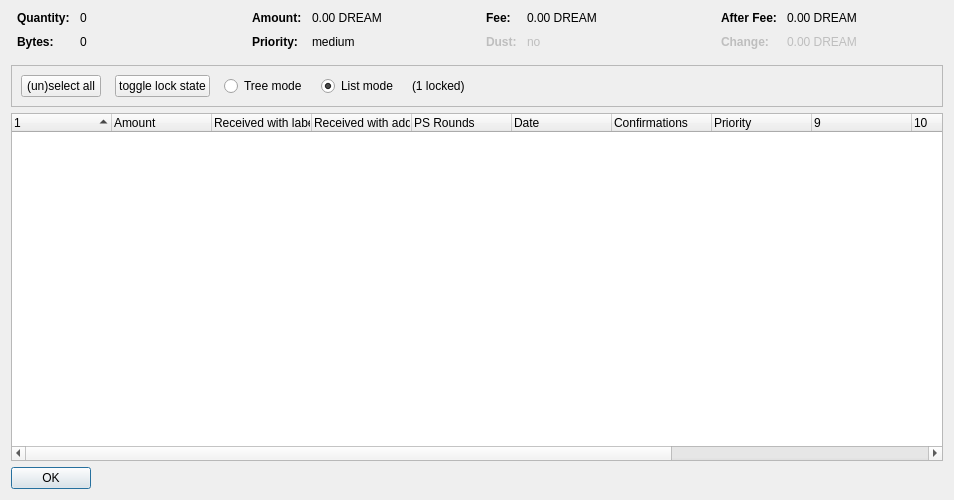
<?xml version="1.0" encoding="UTF-8"?>
<ui version="4.0">
 <class>CoinControlDialog</class>
 <widget class="QDialog" name="CoinControlDialog">
  <property name="geometry">
   <rect>
    <x>0</x>
    <y>0</y>
    <width>954</width>
    <height>500</height>
   </rect>
  </property>
  <property name="windowTitle">
   <string>Coin Selection</string>
  </property>
  <layout class="QVBoxLayout" name="verticalLayout">
   <item>
    <layout class="QHBoxLayout" name="horizontalLayoutTop" stretch="0,0,0,0">
     <property name="topMargin">
      <number>0</number>
     </property>
     <property name="bottomMargin">
      <number>10</number>
     </property>
     <item>
      <layout class="QFormLayout" name="formLayoutCoinControl1">
       <property name="horizontalSpacing">
        <number>10</number>
       </property>
       <property name="verticalSpacing">
        <number>10</number>
       </property>
       <property name="leftMargin">
        <number>6</number>
       </property>
       <property name="rightMargin">
        <number>6</number>
       </property>
       <item row="0" column="0">
        <widget class="QLabel" name="labelCoinControlQuantityText">
         <property name="font">
          <font>
           <weight>75</weight>
           <bold>true</bold>
          </font>
         </property>
         <property name="text">
          <string>Quantity:</string>
         </property>
        </widget>
       </item>
       <item row="0" column="1">
        <widget class="QLabel" name="labelCoinControlQuantity">
         <property name="cursor">
          <cursorShape>IBeamCursor</cursorShape>
         </property>
         <property name="contextMenuPolicy">
          <enum>Qt::ActionsContextMenu</enum>
         </property>
         <property name="text">
          <string notr="true">0</string>
         </property>
         <property name="textInteractionFlags">
          <set>Qt::LinksAccessibleByMouse|Qt::TextSelectableByKeyboard|Qt::TextSelectableByMouse</set>
         </property>
        </widget>
       </item>
       <item row="1" column="0">
        <widget class="QLabel" name="labelCoinControlBytesText">
         <property name="font">
          <font>
           <weight>75</weight>
           <bold>true</bold>
          </font>
         </property>
         <property name="text">
          <string>Bytes:</string>
         </property>
        </widget>
       </item>
       <item row="1" column="1">
        <widget class="QLabel" name="labelCoinControlBytes">
         <property name="cursor">
          <cursorShape>IBeamCursor</cursorShape>
         </property>
         <property name="contextMenuPolicy">
          <enum>Qt::ActionsContextMenu</enum>
         </property>
         <property name="text">
          <string notr="true">0</string>
         </property>
         <property name="textInteractionFlags">
          <set>Qt::LinksAccessibleByMouse|Qt::TextSelectableByKeyboard|Qt::TextSelectableByMouse</set>
         </property>
        </widget>
       </item>
      </layout>
     </item>
     <item>
      <layout class="QFormLayout" name="formLayoutCoinControl2">
       <property name="horizontalSpacing">
        <number>10</number>
       </property>
       <property name="verticalSpacing">
        <number>10</number>
       </property>
       <property name="leftMargin">
        <number>6</number>
       </property>
       <property name="rightMargin">
        <number>6</number>
       </property>
       <item row="0" column="0">
        <widget class="QLabel" name="labelCoinControlAmountText">
         <property name="font">
          <font>
           <weight>75</weight>
           <bold>true</bold>
          </font>
         </property>
         <property name="text">
          <string>Amount:</string>
         </property>
        </widget>
       </item>
       <item row="0" column="1">
        <widget class="QLabel" name="labelCoinControlAmount">
         <property name="cursor">
          <cursorShape>IBeamCursor</cursorShape>
         </property>
         <property name="contextMenuPolicy">
          <enum>Qt::ActionsContextMenu</enum>
         </property>
         <property name="text">
          <string notr="true">0.00 DREAM</string>
         </property>
         <property name="textInteractionFlags">
          <set>Qt::LinksAccessibleByMouse|Qt::TextSelectableByKeyboard|Qt::TextSelectableByMouse</set>
         </property>
        </widget>
       </item>
       <item row="1" column="0">
        <widget class="QLabel" name="labelCoinControlPriorityText">
         <property name="font">
          <font>
           <weight>75</weight>
           <bold>true</bold>
          </font>
         </property>
         <property name="text">
          <string>Priority:</string>
         </property>
        </widget>
       </item>
       <item row="1" column="1">
        <widget class="QLabel" name="labelCoinControlPriority">
         <property name="cursor">
          <cursorShape>IBeamCursor</cursorShape>
         </property>
         <property name="contextMenuPolicy">
          <enum>Qt::ActionsContextMenu</enum>
         </property>
         <property name="text">
          <string>medium</string>
         </property>
         <property name="textInteractionFlags">
          <set>Qt::LinksAccessibleByMouse|Qt::TextSelectableByKeyboard|Qt::TextSelectableByMouse</set>
         </property>
        </widget>
       </item>
      </layout>
     </item>
     <item>
      <layout class="QFormLayout" name="formLayoutCoinControl3">
       <property name="horizontalSpacing">
        <number>10</number>
       </property>
       <property name="verticalSpacing">
        <number>10</number>
       </property>
       <property name="leftMargin">
        <number>6</number>
       </property>
       <property name="rightMargin">
        <number>6</number>
       </property>
       <item row="0" column="0">
        <widget class="QLabel" name="labelCoinControlFeeText">
         <property name="font">
          <font>
           <weight>75</weight>
           <bold>true</bold>
          </font>
         </property>
         <property name="text">
          <string>Fee:</string>
         </property>
        </widget>
       </item>
       <item row="0" column="1">
        <widget class="QLabel" name="labelCoinControlFee">
         <property name="cursor">
          <cursorShape>IBeamCursor</cursorShape>
         </property>
         <property name="contextMenuPolicy">
          <enum>Qt::ActionsContextMenu</enum>
         </property>
         <property name="text">
          <string notr="true">0.00 DREAM</string>
         </property>
         <property name="textInteractionFlags">
          <set>Qt::LinksAccessibleByMouse|Qt::TextSelectableByKeyboard|Qt::TextSelectableByMouse</set>
         </property>
        </widget>
       </item>
       <item row="1" column="0">
        <widget class="QLabel" name="labelCoinControlLowOutputText">
         <property name="enabled">
          <bool>false</bool>
         </property>
         <property name="font">
          <font>
           <weight>75</weight>
           <bold>true</bold>
          </font>
         </property>
         <property name="text">
          <string>Dust:</string>
         </property>
        </widget>
       </item>
       <item row="1" column="1">
        <widget class="QLabel" name="labelCoinControlLowOutput">
         <property name="enabled">
          <bool>false</bool>
         </property>
         <property name="cursor">
          <cursorShape>IBeamCursor</cursorShape>
         </property>
         <property name="contextMenuPolicy">
          <enum>Qt::ActionsContextMenu</enum>
         </property>
         <property name="text">
          <string>no</string>
         </property>
         <property name="textInteractionFlags">
          <set>Qt::LinksAccessibleByMouse|Qt::TextSelectableByKeyboard|Qt::TextSelectableByMouse</set>
         </property>
        </widget>
       </item>
      </layout>
     </item>
     <item>
      <layout class="QFormLayout" name="formLayoutCoinControl4">
       <property name="horizontalSpacing">
        <number>10</number>
       </property>
       <property name="verticalSpacing">
        <number>10</number>
       </property>
       <property name="leftMargin">
        <number>6</number>
       </property>
       <property name="rightMargin">
        <number>6</number>
       </property>
       <item row="0" column="0">
        <widget class="QLabel" name="labelCoinControlAfterFeeText">
         <property name="font">
          <font>
           <weight>75</weight>
           <bold>true</bold>
          </font>
         </property>
         <property name="text">
          <string>After Fee:</string>
         </property>
        </widget>
       </item>
       <item row="0" column="1">
        <widget class="QLabel" name="labelCoinControlAfterFee">
         <property name="cursor">
          <cursorShape>IBeamCursor</cursorShape>
         </property>
         <property name="contextMenuPolicy">
          <enum>Qt::ActionsContextMenu</enum>
         </property>
         <property name="text">
          <string notr="true">0.00 DREAM</string>
         </property>
         <property name="textInteractionFlags">
          <set>Qt::LinksAccessibleByMouse|Qt::TextSelectableByKeyboard|Qt::TextSelectableByMouse</set>
         </property>
        </widget>
       </item>
       <item row="1" column="0">
        <widget class="QLabel" name="labelCoinControlChangeText">
         <property name="enabled">
          <bool>false</bool>
         </property>
         <property name="font">
          <font>
           <weight>75</weight>
           <bold>true</bold>
          </font>
         </property>
         <property name="text">
          <string>Change:</string>
         </property>
        </widget>
       </item>
       <item row="1" column="1">
        <widget class="QLabel" name="labelCoinControlChange">
         <property name="enabled">
          <bool>false</bool>
         </property>
         <property name="cursor">
          <cursorShape>IBeamCursor</cursorShape>
         </property>
         <property name="contextMenuPolicy">
          <enum>Qt::ActionsContextMenu</enum>
         </property>
         <property name="text">
          <string notr="true">0.00 DREAM</string>
         </property>
         <property name="textInteractionFlags">
          <set>Qt::LinksAccessibleByMouse|Qt::TextSelectableByKeyboard|Qt::TextSelectableByMouse</set>
         </property>
        </widget>
       </item>
      </layout>
     </item>
    </layout>
   </item>
   <item>
    <widget class="QFrame" name="frame">
     <property name="minimumSize">
      <size>
       <width>0</width>
       <height>40</height>
      </size>
     </property>
     <property name="frameShape">
      <enum>QFrame::StyledPanel</enum>
     </property>
     <property name="frameShadow">
      <enum>QFrame::Sunken</enum>
     </property>
     <layout class="QHBoxLayout" name="horizontalLayout">
      <item>
       <layout class="QHBoxLayout" name="horizontalLayoutPanel" stretch="0,0,0,0,0,0">
        <property name="spacing">
         <number>14</number>
        </property>
        <item>
         <widget class="QPushButton" name="pushButtonSelectAll">
          <property name="sizePolicy">
           <sizepolicy hsizetype="Maximum" vsizetype="Fixed">
            <horstretch>0</horstretch>
            <verstretch>0</verstretch>
           </sizepolicy>
          </property>
          <property name="text">
           <string>(un)select all</string>
          </property>
          <property name="autoDefault">
           <bool>false</bool>
          </property>
         </widget>
        </item>
        <item>
         <widget class="QPushButton" name="pushButtonToggleLock">
          <property name="sizePolicy">
           <sizepolicy hsizetype="Maximum" vsizetype="Fixed">
            <horstretch>0</horstretch>
            <verstretch>0</verstretch>
           </sizepolicy>
          </property>
          <property name="text">
           <string>toggle lock state</string>
          </property>
          <property name="autoDefault">
           <bool>false</bool>
          </property>
         </widget>
        </item>
        <item>
         <widget class="QRadioButton" name="radioTreeMode">
          <property name="sizePolicy">
           <sizepolicy hsizetype="Maximum" vsizetype="Fixed">
            <horstretch>0</horstretch>
            <verstretch>0</verstretch>
           </sizepolicy>
          </property>
          <property name="text">
           <string>Tree mode</string>
          </property>
         </widget>
        </item>
        <item>
         <widget class="QRadioButton" name="radioListMode">
          <property name="sizePolicy">
           <sizepolicy hsizetype="Maximum" vsizetype="Fixed">
            <horstretch>0</horstretch>
            <verstretch>0</verstretch>
           </sizepolicy>
          </property>
          <property name="text">
           <string>List mode</string>
          </property>
          <property name="checked">
           <bool>true</bool>
          </property>
         </widget>
        </item>
        <item>
         <widget class="QLabel" name="labelLocked">
          <property name="text">
           <string>(1 locked)</string>
          </property>
         </widget>
        </item>
        <item>
         <spacer name="horizontalSpacer">
          <property name="orientation">
           <enum>Qt::Horizontal</enum>
          </property>
          <property name="sizeHint" stdset="0">
           <size>
            <width>40</width>
            <height>20</height>
           </size>
          </property>
         </spacer>
        </item>
       </layout>
      </item>
     </layout>
    </widget>
   </item>
   <item>
    <widget class="CoinControlTreeWidget" name="treeWidget">
     <property name="contextMenuPolicy">
      <enum>Qt::CustomContextMenu</enum>
     </property>
     <property name="sortingEnabled">
      <bool>false</bool>
     </property>
     <property name="columnCount">
      <number>13</number>
     </property>
     <attribute name="headerShowSortIndicator" stdset="0">
      <bool>true</bool>
     </attribute>
     <attribute name="headerStretchLastSection">
      <bool>false</bool>
     </attribute>
     <column>
      <property name="text">
       <string/>
      </property>
     </column>
     <column>
      <property name="text">
       <string>Amount</string>
      </property>
     </column>
     <column>
      <property name="text">
       <string>Received with label</string>
      </property>
     </column>
     <column>
      <property name="text">
       <string>Received with address</string>
      </property>
     </column>
     <column>
      <property name="text">
       <string>PS Rounds</string>
      </property>
     </column>
     <column>
      <property name="text">
       <string>Date</string>
      </property>
     </column>
     <column>
      <property name="text">
       <string>Confirmations</string>
      </property>
      <property name="toolTip">
       <string>Confirmed</string>
      </property>
     </column>
     <column>
      <property name="text">
       <string>Priority</string>
      </property>
     </column>
     <column>
      <property name="text">
       <string/>
      </property>
     </column>
     <column>
      <property name="text">
       <string/>
      </property>
     </column>
     <column>
      <property name="text">
       <string/>
      </property>
     </column>
     <column>
      <property name="text">
       <string/>
      </property>
     </column>
     <column>
      <property name="text">
       <string/>
      </property>
     </column>
    </widget>
   </item>
   <item>
    <widget class="QDialogButtonBox" name="buttonBox">
     <property name="sizePolicy">
      <sizepolicy hsizetype="Maximum" vsizetype="Fixed">
       <horstretch>0</horstretch>
       <verstretch>0</verstretch>
      </sizepolicy>
     </property>
     <property name="orientation">
      <enum>Qt::Horizontal</enum>
     </property>
     <property name="standardButtons">
      <set>QDialogButtonBox::Ok</set>
     </property>
    </widget>
   </item>
  </layout>
 </widget>
 <customwidgets>
  <customwidget>
   <class>CoinControlTreeWidget</class>
   <extends>QTreeWidget</extends>
   <header>coincontroltreewidget.h</header>
  </customwidget>
 </customwidgets>
 <resources/>
 <connections/>
</ui>
